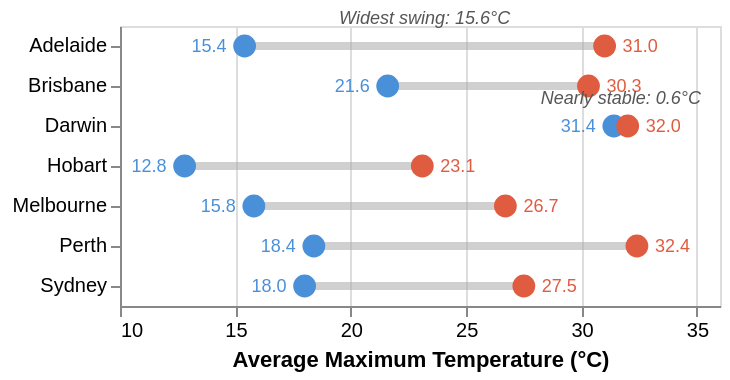

Write a Vega-Lite specification for this figure.
### Vega-Lite specification from a JSON file in a GitHub repository (floating-point values rounded to 4 significant figures)
{"$schema": "https://vega.github.io/schema/vega-lite/v5.json", "width": "container", "height": "container", "data": {"values": [{"city": "Adelaide", "summer": 31.0, "winter": 15.4, "range": 15.6}, {"city": "Perth", "summer": 32.4, "winter": 18.4, "range": 14.0}, {"city": "Melbourne", "summer": 26.7, "winter": 15.8, "range": 10.9}, {"city": "Hobart", "summer": 23.1, "winter": 12.8, "range": 10.3}, {"city": "Sydney", "summer": 27.5, "winter": 18.0, "range": 9.5}, {"city": "Brisbane", "summer": 30.3, "winter": 21.6, "range": 8.7}, {"city": "Darwin", "summer": 32.0, "winter": 31.4, "range": 0.6}]}, "encoding": {"y": {"field": "city", "type": "nominal", "sort": {"field": "range", "order": "descending"}, "title": null}}, "layer": [{"mark": {"type": "rule", "strokeWidth": 4, "opacity": 0.55}, "encoding": {"x": {"field": "winter", "type": "quantitative", "title": "Average Maximum Temperature (°C)", "scale": {"domain": [10, 36]}}, "x2": {"field": "summer"}, "color": {"value": "#aaaaaa"}}}, {"mark": {"type": "circle", "size": 130, "opacity": 1}, "encoding": {"x": {"field": "winter", "type": "quantitative"}, "color": {"value": "#4a90d9"}, "tooltip": [{"field": "city", "type": "nominal", "title": "Capital City"}, {"field": "winter", "type": "quantitative", "title": "July average (°C)", "format": ".1f"}, {"field": "range", "type": "quantitative", "title": "Seasonal range (°C)", "format": ".1f"}]}}, {"mark": {"type": "circle", "size": 130, "opacity": 1}, "encoding": {"x": {"field": "summer", "type": "quantitative"}, "color": {"value": "#e05c40"}, "tooltip": [{"field": "city", "type": "nominal", "title": "Capital City"}, {"field": "summer", "type": "quantitative", "title": "January average (°C)", "format": ".1f"}, {"field": "range", "type": "quantitative", "title": "Seasonal range (°C)", "format": ".1f"}]}}, {"mark": {"type": "text", "dx": -9, "fontSize": 9, "align": "right", "color": "#4a90d9"}, "encoding": {"x": {"field": "winter", "type": "quantitative"}, "text": {"field": "winter", "type": "quantitative", "format": ".1f"}}}, {"mark": {"type": "text", "dx": 9, "fontSize": 9, "align": "left", "color": "#e05c40"}, "encoding": {"x": {"field": "summer", "type": "quantitative"}, "text": {"field": "summer", "type": "quantitative", "format": ".1f"}}}, {"data": {"values": [{"city": "Adelaide", "x": 23.2, "note": "Widest swing: 15.6°C"}, {"city": "Darwin", "x": 31.7, "note": "Nearly stable: 0.6°C"}]}, "mark": {"type": "text", "dy": -14, "fontSize": 9, "fontStyle": "italic", "color": "#555", "align": "center"}, "encoding": {"x": {"field": "x", "type": "quantitative"}, "y": {"field": "city", "type": "nominal", "sort": ["Adelaide", "Perth", "Melbourne", "Hobart", "Sydney", "Brisbane", "Darwin"]}, "text": {"field": "note", "type": "nominal"}}}]}
